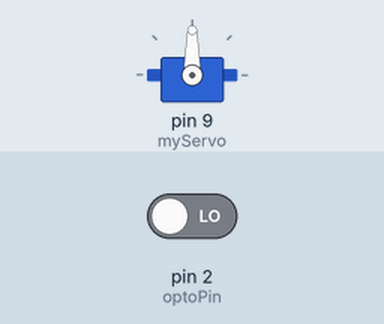
The sketch below on a simulated Arduino Uno, built with avr-gcc and run on an emulated ATmega328P. Shown: servo. The inputs (shaded band) are chosen by the test bench; at power-on: pin 2 (optoPin) LOW.

Above: at 1.2 s.
1.3 s: pin 2 (optoPin) driven HIGH
At 2.7 s:
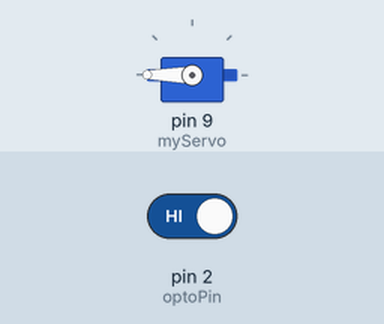
At 3.8 s:
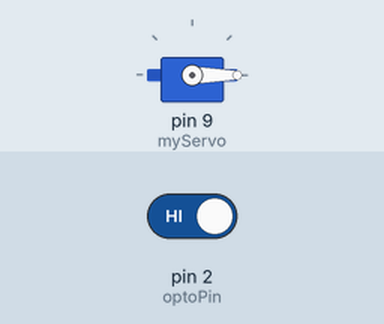
Timing chart, 0 to 6.8 s (numbered marks = the images above; inputs shaded):
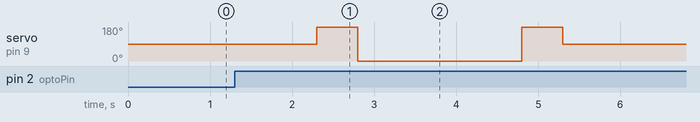

The sketch:

maylamda.ino
```cpp
#include <Servo.h>

Servo myServo;
const int optoPin = 2; // chân tín hiệu opto
bool actionTriggered = false;

void setup() {
  pinMode(optoPin, INPUT);
  myServo.attach(9);     // servo gắn vào chân D9
  myServo.write(90);     // dừng servo (giá trị trung bình)
}

void loop() {
  int optoState = digitalRead(optoPin);

  if (optoState == HIGH && !actionTriggered) {
    actionTriggered = true;

    delay(1000); // đợi 1 giây trước khi bắt đầu quay

    // Kiểm tra xem tín hiệu có bị mất trong lúc chờ không
    if (digitalRead(optoPin) == LOW) {
      myServo.write(90); // dừng nếu mất tín hiệu
      actionTriggered = false;
      return;
    }

    myServo.write(180); // quay thuận chiều kim đồng hồ
    // ==== CHỖ CHỈNH THỜI GIAN QUAY THUẬN ====
    // Thời gian quay thuận = 20 lần * 100ms = 2000ms = 2 giây
    for (int i = 0; i < 5; i++) {
      if (digitalRead(optoPin) == LOW) {
        myServo.write(90);
        actionTriggered = false;
        return;
      }
      delay(100);
    }

    myServo.write(0); // quay ngược chiều kim đồng hồ
    // ==== CHỖ CHỈNH THỜI GIAN QUAY NGƯỢC ====
    // Thời gian quay ngược = 10 lần * 100ms = 1000ms = 1 giây
    for (int i = 0; i < 20; i++) {
      if (digitalRead(optoPin) == LOW) {
        myServo.write(90);
        actionTriggered = false;
        return;
      }
      delay(100);
    }

    myServo.write(180); // quay thuận chiều kim đồng hồ
    // ==== CHỖ CHỈNH THỜI GIAN QUAY THUẬN ====
    // Thời gian quay thuận = 20 lần * 100ms = 2000ms = 2 giây
    for (int i = 0; i < 5; i++) {
      if (digitalRead(optoPin) == LOW) {
        myServo.write(90);
        actionTriggered = false;
        return;
      }
      delay(100);
    }

    myServo.write(90); // dừng sau khi quay xong
  }

  if (optoState == LOW) {
    myServo.write(90);       // dừng servo ngay
    actionTriggered = false; // cho phép kích lại khi HIGH lần sau
  }
}
```

Measured:
- after the input at 1.3 s, servo on pin 9 (myServo): 90° → 180° after 1.0 s, → 0° 0.50 s later, → 180° 2.0 s later, → 90° 0.50 s later
